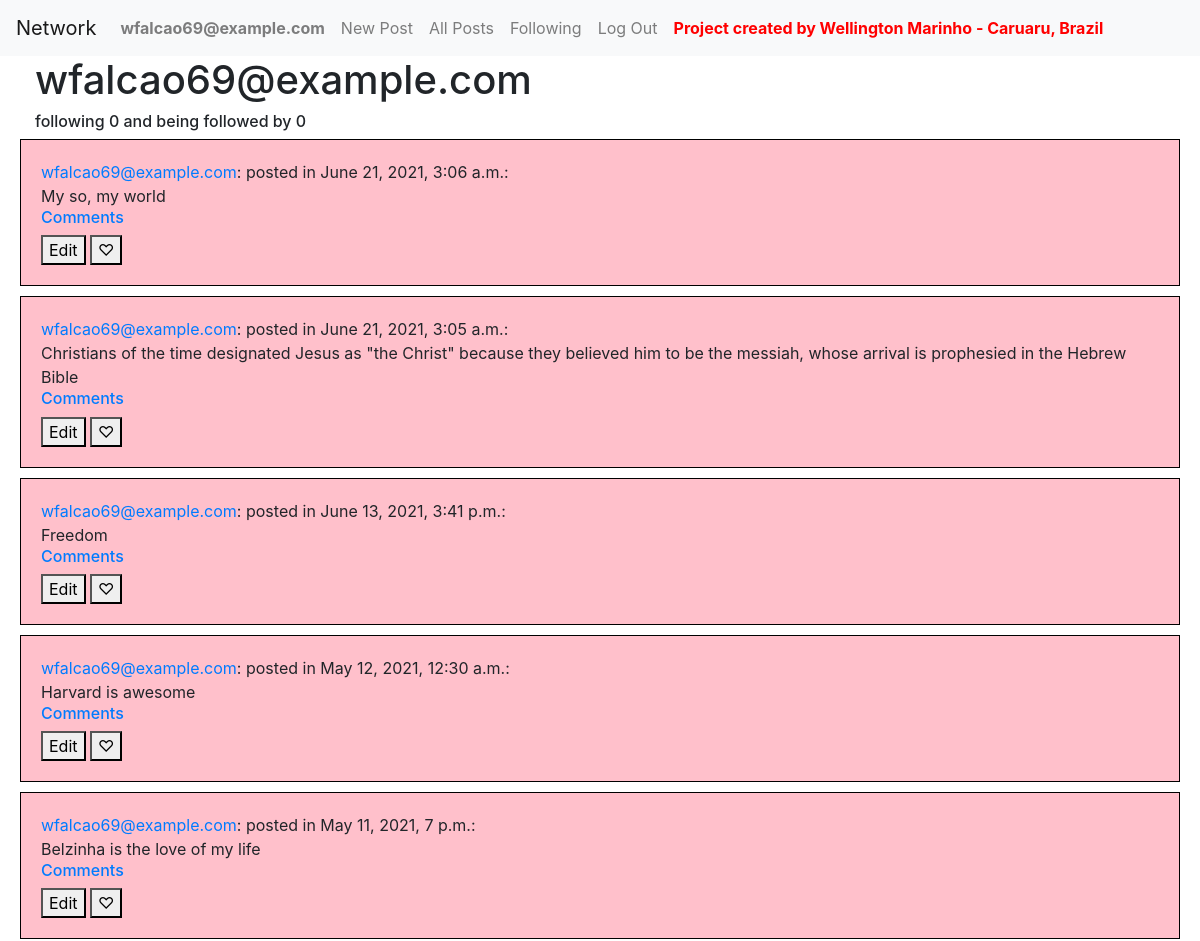
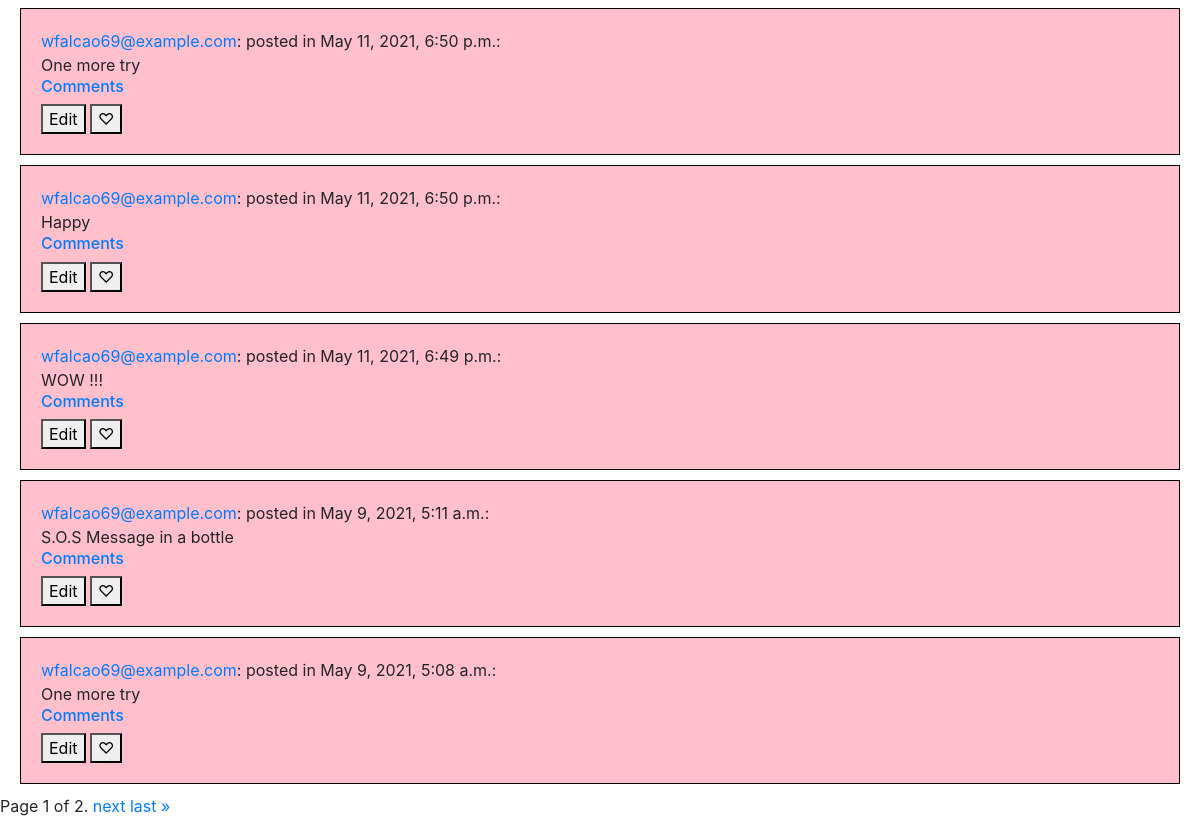
/profile/6 (signed in), run on an earlier commit of the app's database (2 pictures, top to bottom).
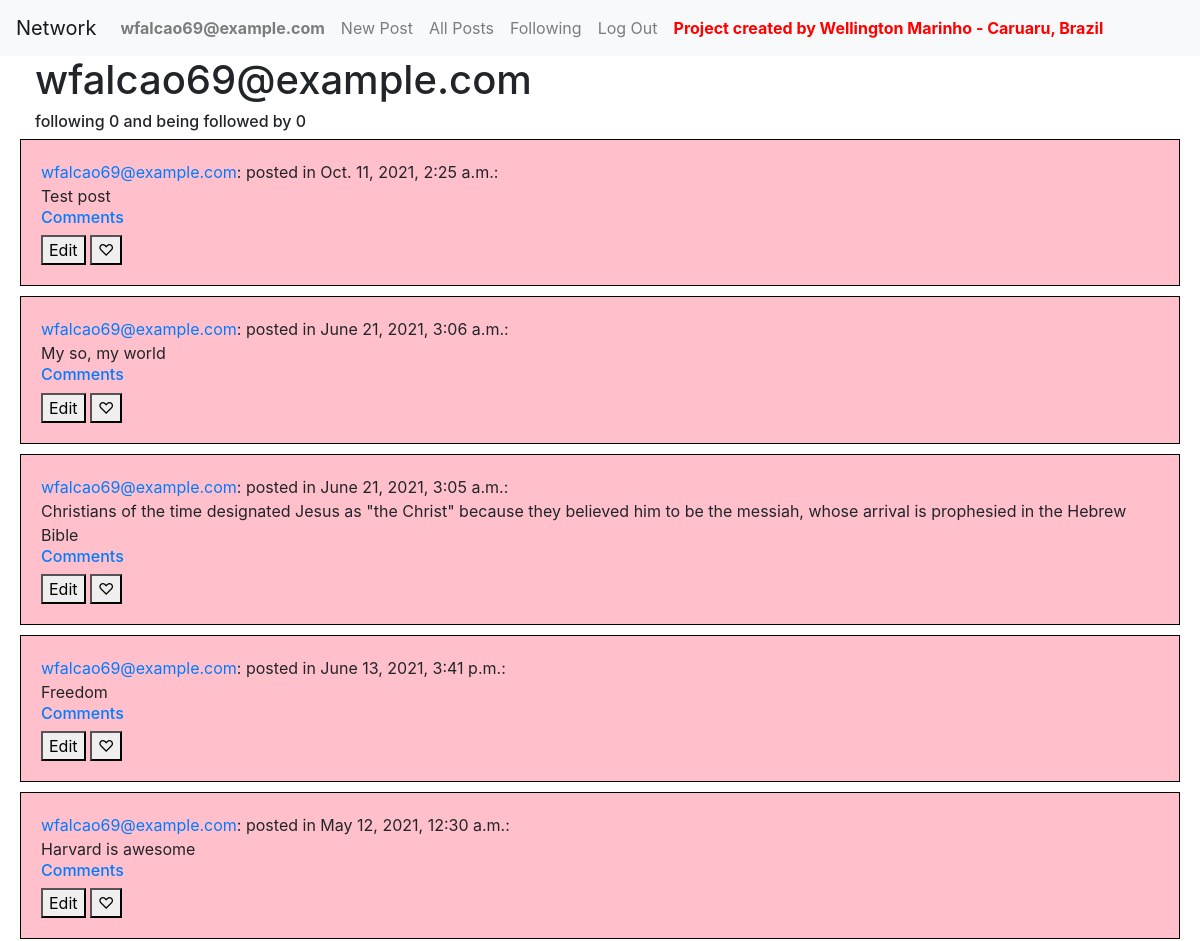
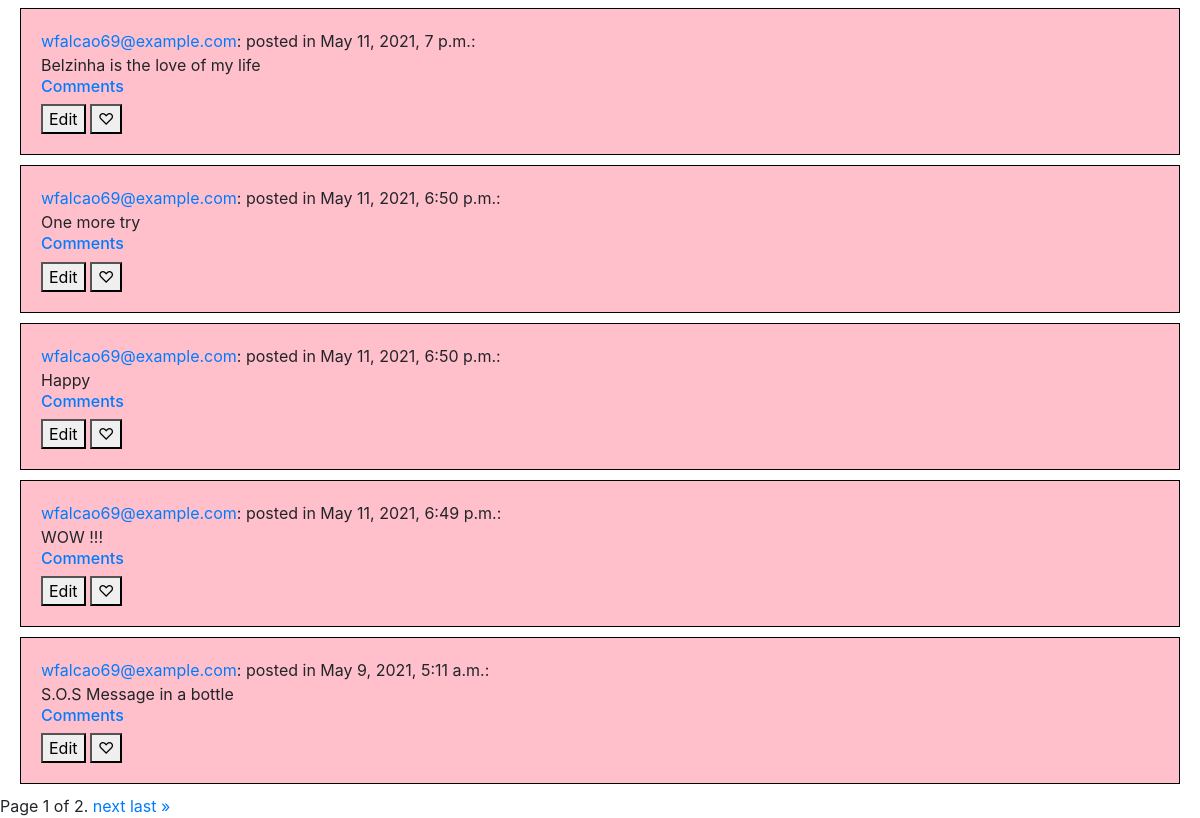
And on a later commit of the database (2 pictures, top to bottom).
### network/models.py (models this page shows, shortened)
class Post(models.Model):
    content = models.CharField(max_length=264)
    time_of_creation = models.DateTimeField(default=timezone.now)
    creator = models.ForeignKey(User, on_delete=models.CASCADE, related_name="posts")
    now = datetime.now()

class User(AbstractUser):
    pass

### network/views.py (the view)
# urls.py: path("profile/<int:creator_id>", views.profile, name="profile"),
def profile(request, creator_id):
    username = request.user.username
    user = User.objects.get(username=username)
    user2 = User.objects.get(id=creator_id)
    post_list = Post.objects.filter(creator=user2)
    post_list = post_list.order_by("-time_of_creation").all()
    paginator = Paginator(post_list, 10) # Show 10 contacts per page.
    page_number = request.GET.get('page',)
    page_obj = paginator.get_page(page_number)
    wells = Follower.objects.all().filter(user=user)
    y_cont = Follower.objects.all().filter(user=user).count()
    w_cont = Follower.objects.all().filter(user=user2).count()
    cont = 0
    for well in wells:
        if well.following == user2:
            cont = cont + 1
    x_cont = user.followed.all().count()
    z_cont = user2.followed.all().count()
    return render(request, 'network/profile.html', {'page_obj': page_obj, 'user': user, 'user2': user2, "w_cont": int(w_cont), "x_cont": int(x_cont), "z_cont": int(z_cont), 'y_cont': int(y_cont), 'cont': int(cont)})

### network/templates/network/profile.html (shortened to what this page needs)
{% extends "network/layout.html" %}
{% block body %}
        <h1 style="margin-left: 35px;">{{ user2.username }}</h1>
        {% if user == user2 %}
            <h6 style="margin-left: 35px;">following {{ y_cont }} and being followed by {{ x_cont}}</h6>
        {% endif %}
        {% for post in page_obj %}
            <div class="well">
              <a href="{% url 'profile' post.creator.id %}">{{ post.creator }}</a>: posted in {{ post.time_of_creation }}: <br> <span id="mycontent{{ post.id }}">{{ post.content }} </span><br>
              <h6><a href="{% url 'comment' post.id %}">Comments</a></h6>
              {% if user == post.creator %}
                  <button type="button"  onclick="edit_post({{ post.id }})">Edit</button>
              {% endif %}
              <button id="paulinho" onclick="plus_like({{ post.id }})">&#9825</button>
            </div>
        {% endfor %}
        <div class="pagination">
            <span class="step-links">
                <span class="current">
                    Page {{ page_obj.number }} of {{ page_obj.paginator.num_pages }}.
                </span>
                {% if page_obj.has_next %}
                    <a href="?page={{ page_obj.next_page_number }}">next</a>
                    <a href="?page={{ page_obj.paginator.num_pages }}">last &raquo;</a>
                {% endif %}
            </span>
        </div>
{% endblock %}

What changed in the data, as far as the page shows it:
no longer on this page (row unchanged): Post: creator "wfalcao69@example.com", time_of_creation "May 9, 2021, 5:08 a.m.", content "One more try"
added Post: creator "wfalcao69@example.com", time_of_creation "Oct. 11, 2021, 2:25 a.m.", content "Test post"
